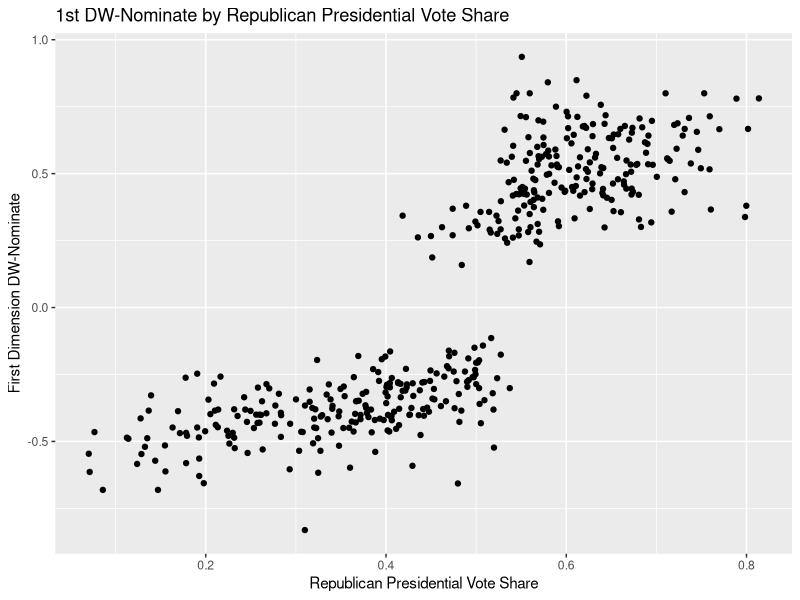
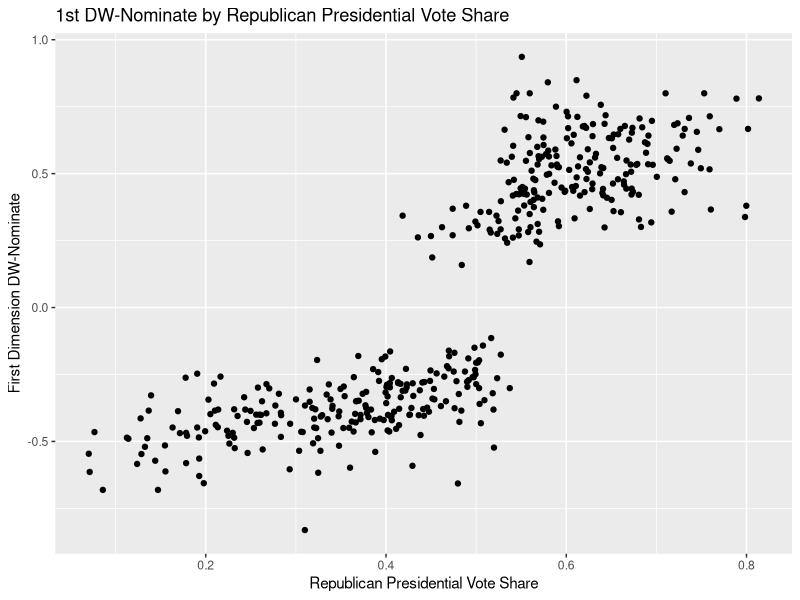

Source code (R) for these figures, in order:
## ---- chunk 1
library(haven)
library(tidyr)
library(tidyverse)
congress <- read_dta("congress.dta")
## ---- chunk 2
congress <- congress |>
  mutate(
    republican = if_else(party_code == 200,
                         "1","0"))
congress

congress <- congress|>
  mutate(
    Rpres_1220 = ((Romney12)/(Romney12 + Obama12) + (Trump16)/(Trump16 + Clinton16) + (Trump20)/(Biden20 + Trump20))/3)

congress

#scatterplot
scatterplot01 <- ggplot(congress) +
  geom_point(aes(x=Rpres_1220, y=nominate_dim1)) +
  labs(title="1st DW-Nominate by Republican Presidential Vote Share ",
       x="Republican Presidential Vote Share",
       y="First Dimension DW-Nominate")

ggsave(plot=scatterplot01, 
       filename = "Rpres_1220_scatter.pdf",
       width=7,
       height=5)

scatterplot01
